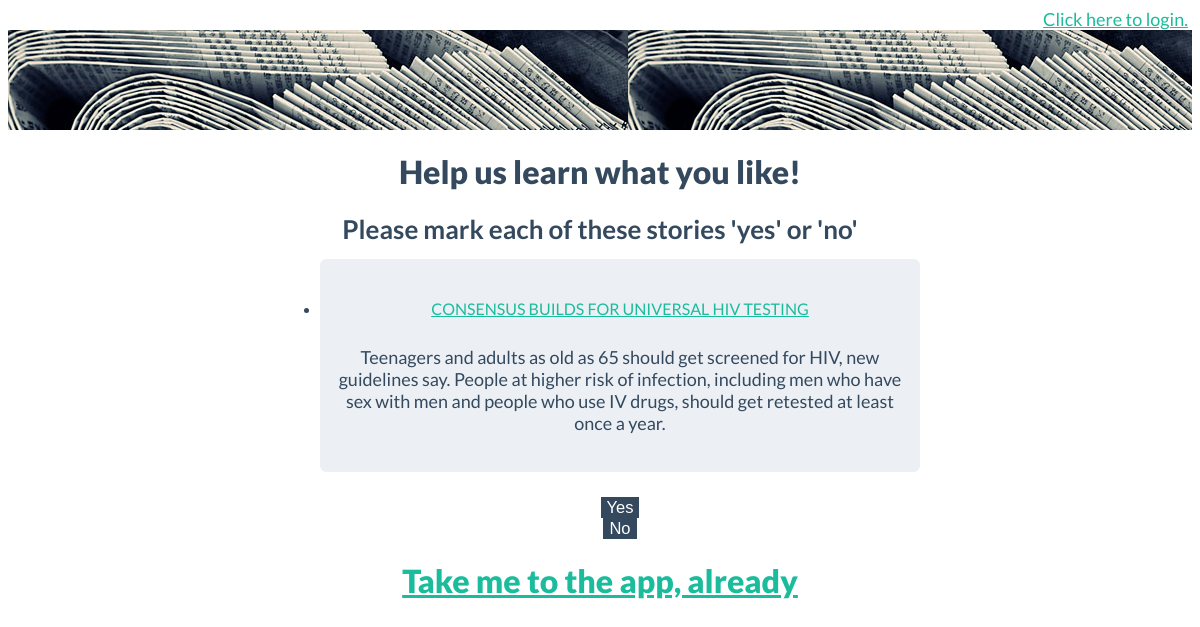
The page /selection on the database its author committed.
### model.py (models this page shows)
class InitStories(Base):
    __tablename__ = "initstories"
    id = Column(Integer, primary_key=True)
    title = Column(String(128))
    abstract = Column(String(256))
    url = Column(String(128))

### views.py (the view)
@app.route("/selection")
def selection():
    queue_list = model.session.query(model.InitStories).all()
    story_list = []
    for i in queue_list:
        story_list.append(model.session.query(model.InitStories).filter_by(id=i.id).first())
    return render_template("selection.html", story_list=story_list)

### views.py (called while the page is built)
@app.teardown_request
def shutdown_session(exception = None):
    db_session.remove()

@app.before_request
def load_user_id():
    g.user_id = session.get('user_id')

### templates/selection.html (shortened to what this page needs)
{% extends "base.html" %}
{% block content %}
<div class="heroHeader"></div>
<div class="centre" >
<div class="hero-unit">
<h1> Help us learn what you like! </h1>
<h2> Please mark each of these stories 'yes' or 'no' </h2>
</div>
</div>
<div class="container">
<ul class="storylist">
  <div class="centre">
 {% set var = 0 %}
 {% for story in story_list %}
<li class="article-show">
    <div class="tile">
      <div class="demo-row">
    	<div class="tile-title">
        <h5><a href="{{ story.url }}" target="_blank"> {{ story.title }} </a></h5>
        </div>
      </div>
      <div class="demo-row">
  	  <h4>{{ story.abstract }}</h4>
      </div>
    </div>
  <div class="demo-row">
    <div class="span2">
	  <button  class="btn" type="submit" value="yes" id="{{ story.id }}">Yes</button>
	</div>
    <div class="span2">
	  <button  class="btn" type="submit" value="no" id="{{ story.id }}">No</button>
	</div>
   </div>
</li>
{% set var = var +1 %}
{% endfor %}
  </div>
 </ul>
</div>
<div class="row">
<div class="centre">
  <h1><a href="{{ url_for('first_news') }}">Take me to the app, already</a></h1><br/>
</div>
</div>
{% endblock %}

### templates/base.html (shortened to what this page needs)
<html>
<head>
	{% block head %}
	<link rel="stylesheet" type="text/css" href="{{ url_for('static', filename="Flat-UI-master/css/flat-ui.css") }}">
	<link rel="stylesheet" type="text/css" href="{{ url_for('static', filename="css/animate-custom.css") }}">
		{% endblock %}
</head>
<body>
	<div class="wrapper">
	<div class="navbar">
		<div class="navbar-inner"
 {% if 'user_id' in session  %}
  <div align=right>You are currently signed in as: {{ session['email'] }}.</div>
  <div align=right><a href="{{ url_for('logout') }}">Log Me Out</a></div>
	{% else %}
	  <div align=right><a href="{{ url_for('login') }}">Click here to login.</a></div>
	{% endif %}
</div>
</div>
<div class="wrapper">
<div class="container-fluid">
	{% block content %}{% endblock %}
</div>
</div>
</body>
</html>

### static/Flat-UI-master/css/flat-ui.css (style rules this page uses)
body { color: #34495e; font: 14px/1.231 "Lato", sans-serif; }
a { color: #1abc9c; text-decoration: underline; -webkit-transition: 0.25s; -moz-transition: 0.25s; -o-transition: 0.25s; transition: 0.25s; -webkit-backface-visibility: hidden; }
h1 { font-size: 32px; font-weight: 900; }
h2 { font-size: 26px; font-weight: 700; margin-bottom: 2px; }
h4 { font-size: 18px; font-weight: 500; margin-top: 4px; }
h5 { font-size: 16px; font-weight: 500; text-transform: uppercase; }
.btn { border: none; background: #34495e; color: white; font-size: 16.5px; text-decoration: none; text-shadow: none; -webkit-box-shadow: none; -moz-box-shadow: none; box-shadow: none; -webkit-transition: 0.25s; -moz-transition: 0.25s; -o-transition: 0.25s; transition: 0.25s; -webkit-backface-visibility: hidden; }
.demo-row { margin-bottom: 20px; }
.navbar { font-size: 18px; }
.navbar-inner { border: none; padding-left: 4px; padding-right: 4px; -webkit-border-radius: 6px; -moz-border-radius: 6px; border-radius: 6px; filter: progid:DXImageTransform.Microsoft.gradient(enabled = false); }
.tile { background-color: #ecf0f5; border-radius: 6px; padding: 14px; position: relative; text-align: center; margin-bottom: 25px; }
.tile-title { font-size: 20px; margin: 0; }
.centre { width: 600px; display: block; margin-left: auto; margin-right: auto; text-align: center; }
.heroHeader { width: 100%; height: 100px; background-image: url("../../img/newspaper_stack.jpg"); }

### rows shown on the page
InitStories: title "CONSENSUS BUILDS FOR UNIVERSAL HIV TESTING", abstract "Teenagers and adults as old as 65 should get screened for HIV, new guidelines say. People at higher risk of infection, including men who have sex with men and people who use IV drugs, should get retested at least once a year."
